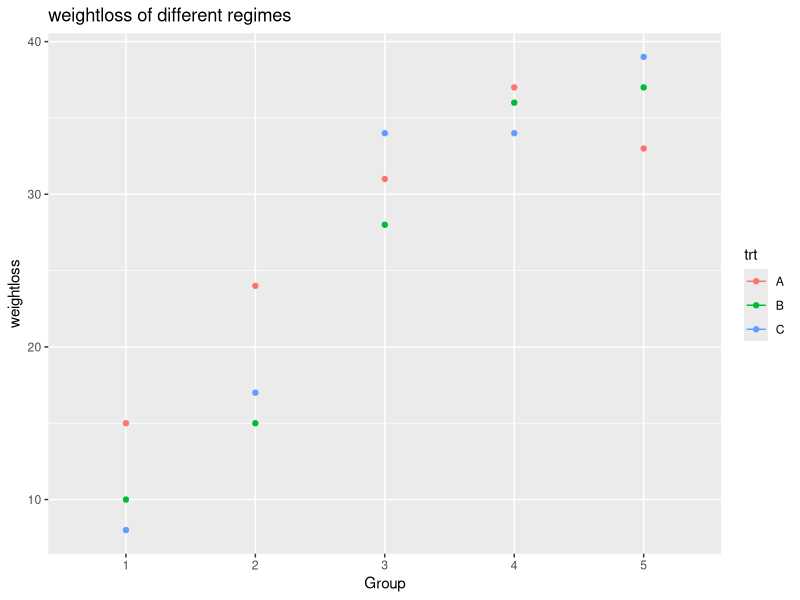
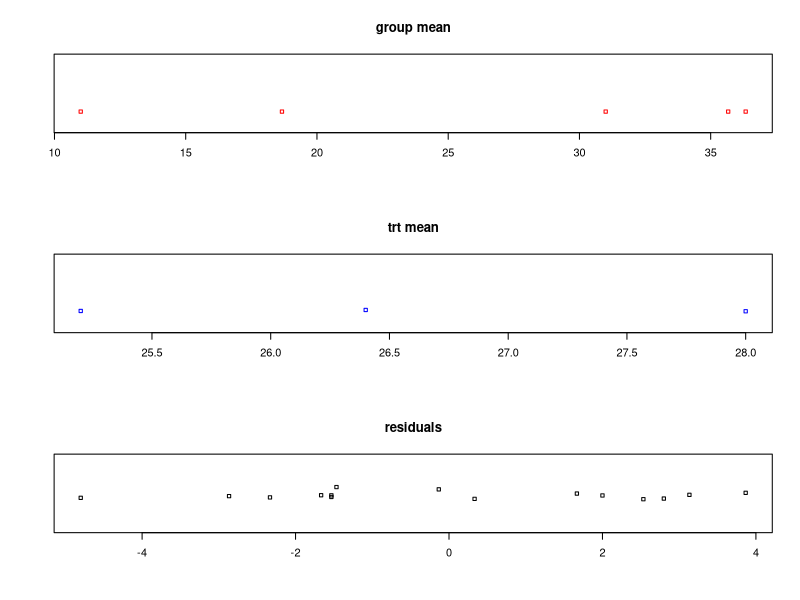
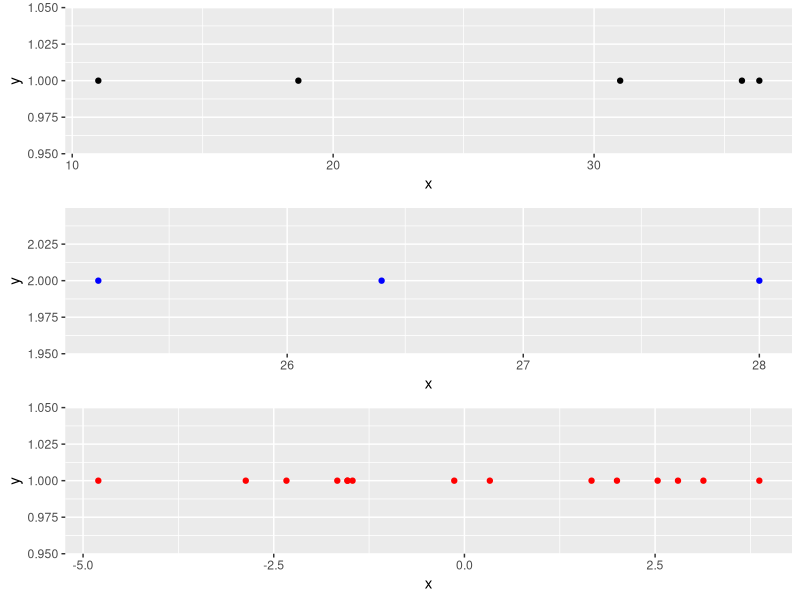

Reproduce these figures in R, in order. (Note: this script raises an error after producing the figures.)

rm(list = ls())
# Question 3
regimes  <- data.frame(list(
    Group  =  factor(rep(1:5, 3)) ,
    trt = rep(c("A","B","C"), each = 5),
    weightloss = c(15,24,31,37,33,10,15,28,36,37,8,17,34,34,39)
   ))
## graphical analysis:
library(ggplot2)
ggplot(data = regimes, aes(x= Group, y= weightloss, color = trt )) +
  geom_point()+
  geom_line()+
  ggtitle(label = "weightloss of different regimes")

# trt A seems have a good effect. all are similar though.
# some further test:

#consider group as block -- randomized complete block desgin
aov1 <- aov(weightloss ~ Group+ trt, data = regimes)
summary(aov1)




## if we know, reduced proportion
weights <- c(250,309,327,356,379)
regimes$weights <-rep(weights,3)
regimes$ratio <- regimes$weightloss/regimes$weights
aov2 <- aov(ratio ~ trt, data =regimes)
summary(aov2)

#conclusions : trt still not significant.

## if you want to calculate all kindso group means
library(dplyr)
group.mean <- regimes %>%
     dplyr::group_by(Group) %>%
     dplyr::summarize(mean(weightloss))
trt.mean <- regimes %>%
  dplyr::group_by(trt) %>%
  dplyr::summarize(mean(weightloss))

#graphial ANOVA
layout(matrix(1:3,3))
stripchart(group.mean$`mean(weightloss)`, ylim = c(0,4) ,col ="red",main="group mean")
stripchart(trt.mean$`mean(weightloss)`, ylim = c(0,4) ,method = 'jitter', col ="blue", main= "trt mean")
stripchart(aov1$residuals, main="residuals", method= "jitter")


library(ggplot2)
p1 <- ggplot(data.frame(x = group.mean$`mean(weightloss)`,y =rep(1,5)), aes(x,y)) + geom_point( )
p2 <- qplot(x,y, data= data.frame(x= trt.mean$`mean(weightloss)`,y = rep(2,3)), color = I("blue"))
p3 <- ggplot(data.frame(x= aov1$residuals, y = rep(1,15)), aes(x,y))+geom_point(color = "red")
library(gridExtra)
grid.arrange(p1,p2,p3)



### Question 4
process <- data.frame(list(
  runs = 1:32,
  block = factor(rep(1:8, each =4)),
  variants = unlist(strsplit("CBDABDACDABCADCBADBCDCABBDCACDAB", split="")),
  results = c(56,60,69,61,62,70,65,65,
             66,63,52,57,58,60,61,66,
             56,61,53,52,62,57,59,58,
             60,68,61,65,63,68,61,55)
  
))

aov2 <- aov(results ~ block + variants, data =process)
summary(aov2) 
#graphial ANOVA
layout(matrix(1:3,3))
stripchart(block.mean$`mean(results)` ,col ="red",main="group mean")
stripchart(variants.mean$`mean(results)`,method = 'jitter', col ="blue", main= "trt mean")
stripchart(aov2$residuals, main="residuals", method= "jitter")

## part C:
sigma.hat = sqrt ( sum(aov2$residuals^2)/21 )
t.crit <- qt(0.025, 21)
SE1 = t.crit * sigma.hat / sqrt(8) 


#confidence intervals for block
library(dplyr)
block.mean <- process %>%
  dplyr::group_by(block) %>%
  dplyr::summarize(mean(results))
variants.mean <- process %>%
  dplyr::group_by(variants) %>%
  dplyr::summarize(mean(results))
#variants (process):
data.frame(list('0.025' = variants.mean$`mean(results)`-SE1,
                '0.975' = variants.mean$`mean(results)`+SE1
))

#question d)
plot(aov2$residuals, main ="rediduals over time", ylab ="residuals")

#part (e)
plot(block.mean,ylab = "averages", xlab="time", main="averages over time")
lines(block.mean, col ="red")
## really big variation among those means of fun runs at different times


## Question 5
# don't think about the time/ blocking struture.
aov3 <- aov(results ~ variants, data = process)
summary(aov3)

sigma.hat2 = sqrt ( sum(aov3$residuals^2)/28 )
t.crit2 <- qt(0.025, 28)
SE2 = t.crit2 * sigma.hat2 / sqrt(8) 


#variants (process):
data.frame(list('0.025' = variants.mean$`mean(results)`-SE2,
                '0.975' = variants.mean$`mean(results)`+SE2
))

SE1/SE2
